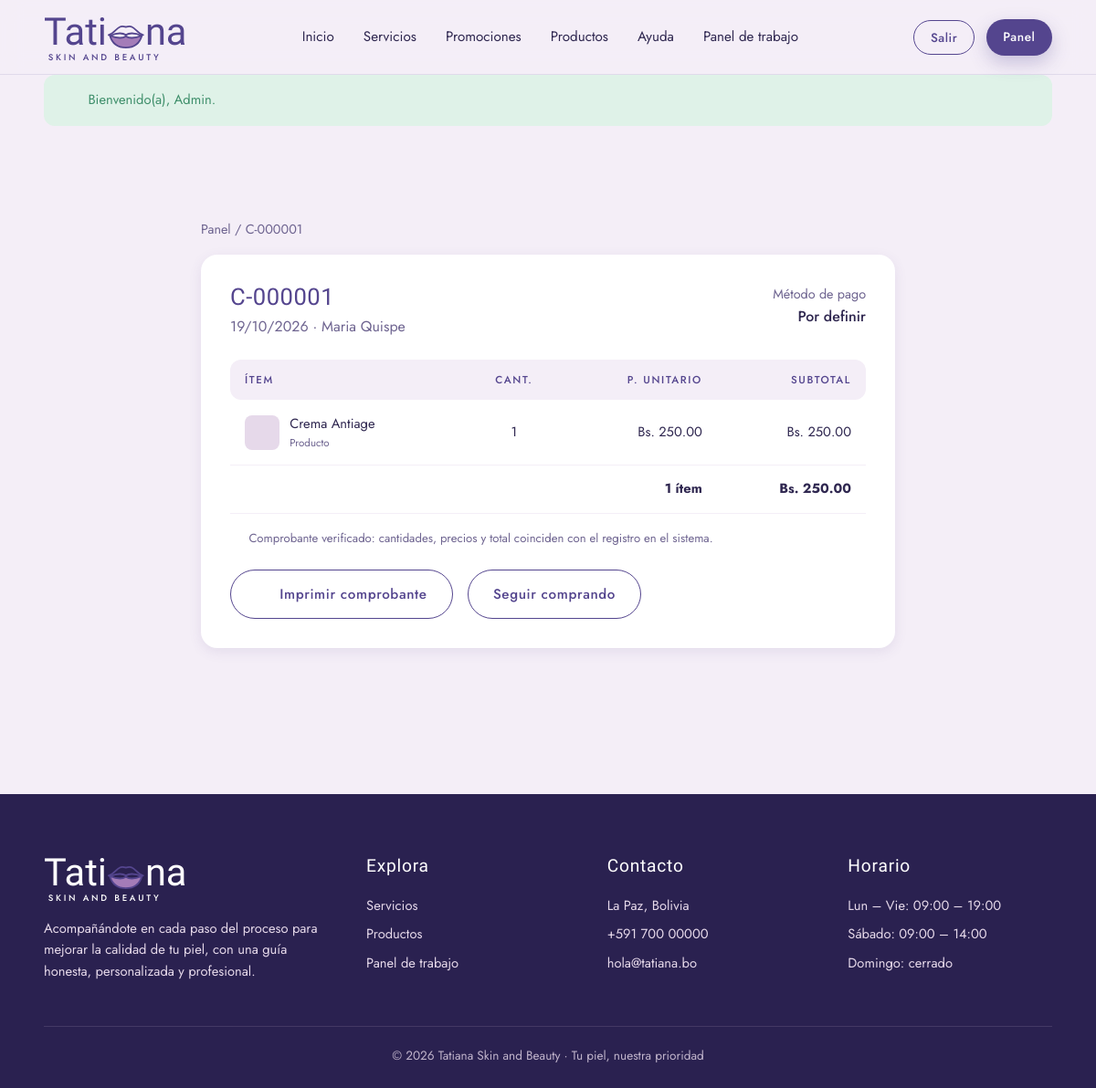
Page /index.php?v=detalle_compra&id=1 (signed in) on the committed database.
### tables this page shows
CREATE TABLE `compra` (
  `id_compra` int(11) NOT NULL,
  `fecha_compra` date DEFAULT NULL,
  `nro_compra` varchar(20) DEFAULT NULL,
  `total_pagar` decimal(10,2) DEFAULT NULL,
  `id_usuario` varchar(100) DEFAULT NULL,
  `id_metodoPago` varchar(10) DEFAULT NULL
);

CREATE TABLE `usuario` (
  `id_usuario` varchar(100) NOT NULL,
  `nombre` varchar(50) NOT NULL,
  `ap_paterno` varchar(50) DEFAULT NULL,
  `ap_materno` varchar(50) DEFAULT NULL,
  `telefono` varchar(20) DEFAULT NULL,
  `fecha_nacimiento` date DEFAULT NULL,
  `id_rol` varchar(10) DEFAULT NULL,
  `id_sucursal` varchar(10) DEFAULT NULL
);

CREATE TABLE `detalle_compra` (
  `id_detalle` int(11) NOT NULL,
  `cantidad` int(11) DEFAULT NULL,
  `precio_unitario` decimal(10,2) DEFAULT NULL,
  `subtotal` decimal(10,2) DEFAULT NULL,
  `id_compra` int(11) DEFAULT NULL,
  `id_producto` varchar(10) DEFAULT NULL,
  `id_servicio` varchar(10) DEFAULT NULL
);

### app/controllers/Controller.php (called while the page is built, shortened)
<?php
abstract class Controller
{
    protected function vista(string $archivo, array $datos = []): void
    {
        $datos += $this->avisos();
        extract($datos, EXTR_SKIP);
        require BASE_PATH . '/app/views/' . $archivo;
    }
    private function avisos(): array
    {
        $avisos = ['avisos_cliente' => 0, 'avisos_admin' => 0];
        $u = Auth::usuario();
        try {
            $avisos['avisos_cliente'] = Reserva::contarPendientesDeUsuario((string)$u['id']);
            if (Auth::esEmpleado()) {
                $sucursal = (string)($u['sucursal'] ?? '');
                $avisos['avisos_admin'] = $sucursal !== ''
                    ? Reserva::contarPendientesSucursal($sucursal)
                    : 0;
            } elseif (Auth::esAdmin()) {
                $avisos['avisos_admin'] = Reserva::contarPendientes();
            }
        } catch (\Throwable $e) {
        }
        return $avisos;
    }
    protected function entero(string $clave, int $def = 0): int
    {
        return (int)($_GET[$clave] ?? $_POST[$clave] ?? $def);
    }
}

### app/controllers/ClienteController.php (called while the page is built, shortened)
<?php
final class ClienteController extends Controller
{
    public function detalleCompra(): void
    {
        $compra = Compra::porId($this->entero('id'));
        $items = Compra::items((int)$compra['id_compra']);
        $this->vista('cliente/detalle_compra.php', compact('compra', 'items'));
    }
}

### app/core/Router.php (called while the page is built, shortened)
<?php
final class Router
{
    public function despachar(): void
    {
        $vista = (string)($_GET['v'] ?? 'home');
        [$clase, $metodo, $nivel] = $this->rutas[$vista];
        try {
            (new $clase())->$metodo();
        } catch (\Throwable $e) {
            error_log('[APP] ' . $e->getMessage() . ' @ ' . $e->getFile() . ':' . $e->getLine());
            (new ErroresController())->error($e);
        }
    }
}

### public/index.php (called while the page is built, shortened)
<?php
require dirname(__DIR__) . '/app/bootstrap.php';
$rutas = require BASE_PATH . '/config/routes.php';
(new App\Core\Router($rutas))->despachar();

### app/bootstrap.php (called while the page is built, shortened)
<?php
spl_autoload_register(function (string $clase): void {
    $mapa = [
        'App\\Core\\'        => '/app/core/',
        'App\\Models\\'      => '/app/models/',
        'App\\Controllers\\' => '/app/controllers/',
    ];
    foreach ($mapa as $prefijo => $carpeta) {
        if (strncmp($clase, $prefijo, strlen($prefijo)) === 0) {
            $ruta = BASE_PATH . $carpeta . str_replace('\\', '/', substr($clase, strlen($prefijo))) . '.php';
            return;
        }
    }
});
require_once BASE_PATH . '/app/views/layout/helpers.php';

### app/core/Flash.php (called while the page is built, shortened)
<?php
final class Flash
{
    public static function pull(): array
    {
        $ok = $_SESSION['flash_ok'] ?? [];
        $err = $_SESSION['flash_err'] ?? [];
        return ['ok' => $ok, 'err' => $err];
    }
}

### app/core/Auth.php (called while the page is built, shortened)
<?php
final class Auth
{
    public static function usuario(): ?array
    {
        return $_SESSION['usuario'];
    }
    public static function esAdmin(): bool
    {
        return (self::usuario()['id_rol'] ?? '') === 'ROL01';
    }
    public static function esEmpleado(): bool
    {
        return (self::usuario()['id_rol'] ?? '') === 'ROL02';
    }
}

### app/core/Database.php (called while the page is built, shortened)
<?php
final class Database
{
    private static ?PDO $pdo = null;
    public static function pdo(): PDO
    {
        if (self::$pdo instanceof PDO) {
            return self::$pdo;
        }
        $dsn = sprintf('mysql:host=%s;port=%s;dbname=%s;charset=utf8mb4', DB_HOST, DB_PORT, DB_NAME);
        try {
            self::$pdo = new PDO($dsn, DB_USER, DB_PASS, [
                PDO::ATTR_ERRMODE            => PDO::ERRMODE_EXCEPTION,
                PDO::ATTR_DEFAULT_FETCH_MODE => PDO::FETCH_ASSOC,
                PDO::ATTR_EMULATE_PREPARES   => false,
            ]);
        } catch (PDOException $e) {
            error_log('[BD] ' . $e->getMessage());
            throw new \RuntimeException('No fue posible conectar con la base de datos.', 0, $e);
        }
        return self::$pdo;
    }
}

### app/models/Model.php (called while the page is built, shortened)
<?php
abstract class Model
{
    private static function ejecutar(string $sql, array $params): PDOStatement
    {
        $st = Database::pdo()->prepare($sql);
        $st->execute($params);
        return $st;
    }
    protected static function all(string $sql, array $params = []): array
    {
        return self::ejecutar($sql, $params)->fetchAll();
    }
    protected static function one(string $sql, array $params = []): ?array
    {
        $fila = self::ejecutar($sql, $params)->fetch();
        return $fila === false ? null : $fila;
    }
}

### app/models/Compra.php (called while the page is built, shortened)
<?php
final class Compra extends Model
{
    public static function porId(int $id): ?array
    {
        return self::one(
            'SELECT c.*, m.nombre_metodoPago, u.nombre, u.ap_paterno, u.ap_materno
             FROM compra c
             LEFT JOIN metodo_pago m ON m.id_metodoPago = c.id_metodoPago
             LEFT JOIN usuario u ON u.id_usuario = c.id_usuario
             WHERE c.id_compra = ?',
            [$id]
        );
    }
    public static function items(int $idCompra): array
    {
        return self::all(
            'SELECT d.*, p.nombre_producto, p.imagen_url, p.id_categoria,
                    s.nombre AS nombre_servicio, s.duracion_minutos,
                    COALESCE(p.nombre_producto, s.nombre, "Ítem") AS nombre,
                    CASE WHEN d.id_servicio IS NOT NULL AND d.id_servicio <> "" THEN "servicio" ELSE "producto" END AS tipo
             FROM detalle_compra d
             LEFT JOIN producto p ON p.id_producto = d.id_producto
             LEFT JOIN servicio s ON s.id_servicio = d.id_servicio
             WHERE d.id_compra = ?
             ORDER BY d.id_detalle',
            [$idCompra]
        );
    }
}

### app/views/cliente/detalle_compra.php (the view, shortened to what this page needs)
<?php
$totalItems = array_sum(array_column($items, 'cantidad'));
$sumaSubtotales = 0.0;
$itemsConError = 0;
foreach ($items as $i) {
    $sub  = (float)($i['subtotal'] ?? 0);
    $sumaSubtotales += $sub;
}
$totalCompra = (float)($compra['total_pagar'] ?? 0);
$cuadra = $itemsConError === 0 && abs(round($sumaSubtotales, 2) - $totalCompra) < 0.01;
$esEmpleado = \App\Core\Auth::esEmpleado();
$esAdmin = \App\Core\Auth::esAdmin();
$volverRuta = $esEmpleado ? ruta('empleado_ventas') : ($esAdmin ? ruta('admin_dashboard') : ruta('mis_compras'));
$volverTexto = $esEmpleado ? 'Ventas y pagos' : ($esAdmin ? 'Panel' : 'Mis compras');
$seguirRuta = $esEmpleado ? ruta('empleado_ventas') : ruta('catalogo');
$seguirTexto = $esEmpleado ? 'Volver a ventas' : 'Seguir comprando';
require __DIR__ . '/../layout/header.php';
?>
<section class="section">
    <div class="container" style="max-width:760px">
        <p class="muted" style="font-size:.9rem;margin-bottom:1rem">
            <a href="<?= $volverRuta ?>"><?= e($volverTexto) ?></a> / <?= e($compra['nro_compra'] ?? '#' . $compra['id_compra']) ?>
        </p>
        <div class="card" style="padding:2rem">
            <div style="display:flex;justify-content:space-between;flex-wrap:wrap;gap:1rem;align-items:flex-start">
                <div>
                    <h1 style="font-size:1.6rem;margin:0"><?= e($compra['nro_compra'] ?? 'Compra #' . $compra['id_compra']) ?></h1>
                    <p class="muted" style="margin:.25rem 0 0"><?= e(date('d/m/Y', strtotime($compra['fecha_compra']))) ?> · <?= e($compra['nombre'] ?? '') ?> <?= e($compra['ap_paterno'] ?? '') ?></p>
                </div>
                <div style="text-align:right">
                    <p class="muted" style="margin:0;font-size:.9rem">Método de pago</p>
                    <p style="margin:0;font-weight:500"><?= e($compra['nombre_metodoPago'] ?? 'Por definir') ?></p>
                </div>
            </div>
            <?php if (empty($items)): ?>
                <?= vacio('Esta compra no tiene ítems registrados.', 'box') ?>
            <?php else: ?>
                <table class="table" style="margin-top:1.5rem">
                    <thead><tr><th>Ítem</th><th style="text-align:center">Cant.</th><th style="text-align:right">P. unitario</th><th style="text-align:right">Subtotal</th></tr></thead>
                    <tbody>
                    <?php foreach ($items as $i): ?>
                        <?php
                        $nombreItem = (string)($i['nombre'] ?? $i['nombre_producto'] ?? $i['nombre_servicio'] ?? 'Ítem');
                        $esServicio = ($i['tipo'] ?? 'producto') === 'servicio';
                        ?>
                        <?php
                        $imgItem = !$esServicio ? trim((string)($i['imagen_url'] ?? '')) : '';
                        $tieneImg = $imgItem !== '' && (preg_match('#^https?://#i', $imgItem) || is_file(BASE_PATH . '/public/' . $imgItem));
                        ?>
                        <tr>
                            <td>
                                <div style="display:flex;align-items:center;gap:.7rem">
                                    <?php if ($tieneImg): ?>
                                        <img src="<?= e(url_archivo($imgItem)) ?>" alt="<?= e($nombreItem) ?>" style="width:38px;height:38px;object-fit:cover;border-radius:8px;flex:none">
                                    <?php else: ?>
                                        <span style="width:38px;height:38px;border-radius:8px;background:var(--lila-claro);display:flex;align-items:center;justify-content:center;color:var(--morado);flex:none"><?= icon($esServicio ? 'sparkle' : 'box', 18) ?></span>
                                    <?php endif; ?>
                                    <span>
                                        <?= e($nombreItem) ?>
                                        <small class="muted" style="display:block;font-size:.72rem"><?= $esServicio ? 'Servicio' : 'Producto' ?></small>
                                    </span>
                                </div>
                            </td>
                            <td style="text-align:center"><?= (int)$i['cantidad'] ?></td>
                            <td style="text-align:right"><?= bs($i['precio_unitario']) ?></td>
                            <td style="text-align:right"><?= bs($i['subtotal']) ?></td>
                        </tr>
                    <?php endforeach; ?>
                    </tbody>
                    <tfoot>
                        <tr>
                            <td colspan="3" style="text-align:right"><b><?= $totalItems ?> ítem<?= $totalItems > 1 ? 's' : '' ?></b></td>
                            <td style="text-align:right"><b><?= bs($compra['total_pagar']) ?></b></td>
                        </tr>
                    </tfoot>
                </table>
            <?php endif; ?>
            <?php if (!$cuadra): ?>
                <div class="alert warn" style="margin-top:1.2rem">
                    <?= icon('shield', 18) ?>
                    <span>Este comprobante presenta diferencias entre sus ítems y el total registrado. Pide al personal verificarlo antes de usarlo como referencia.</span>
                </div>
            <?php elseif (!empty($items)): ?>
                <p class="muted" style="font-size:.82rem;margin-top:1rem;display:flex;align-items:center;gap:.4rem">
                    <?= icon('check', 14) ?> Comprobante verificado: cantidades, precios y total coinciden con el registro en el sistema.
                </p>
            <?php endif; ?>
            <div style="display:flex;gap:1rem;margin-top:1.5rem;flex-wrap:wrap">
                <button class="btn btn-outline" onclick="window.print()"><?= icon('print', 18) ?> Imprimir comprobante</button>
                <a href="<?= $seguirRuta ?>" class="btn btn-outline"><?= e($seguirTexto) ?></a>
            </div>
        </div>
    </div>
</section>
<?php require __DIR__ . '/../layout/footer.php'; ?>

### app/views/layout/helpers.php (shortened to what this page needs)
<?php
function e($texto): string
{
    return htmlspecialchars((string)$texto, ENT_QUOTES, 'UTF-8');
}
function ruta(string $vista, array $params = []): string
{
    $url = BASE_URL . '/index.php?v=' . urlencode($vista);
    return $url;
}
function flashes(): string
{
    $flash = \App\Core\Flash::pull();
    $ok = $flash['ok'] ?? [];
    $html = '';
    foreach ($ok as $m) {
        $html .= '<div class="alert ok">' . icon('check', 18) . '<span>' . e($m) . '</span></div>';
    }
    return $html;
}
function bs($monto): string
{
    return 'Bs. ' . number_format((float)$monto, 2);
}
function lips(string $clase = ''): string
{
    return '<svg class="' . $clase . '" viewBox="0 0 120 80" fill="none" xmlns="http://www.w3.org/2000/svg" aria-hidden="true">
      <path d="M8 38c14-3 22-18 34-24 8-4 12 0 18 0s10-4 18 0c12 6 20 21 34 24" stroke="#54458e" stroke-width="5" stroke-linecap="round" stroke-linejoin="round"/>
      <path d="M12 40c20 8 36 10 48 2 12 8 28 6 48-2-6 22-22 36-48 36S18 62 12 40Z" fill="#a47cb8" stroke="#54458e" stroke-width="5" stroke-linejoin="round"/>
      <path d="M12 40c20-8 36-10 48-2 12-8 28-6 48 2" stroke="#54458e" stroke-width="5" stroke-linecap="round"/>
    </svg>';
}
function logo(bool $claro = false): string
{
    $c = $claro ? 'light' : '';
    return '<a href="' . ruta('home') . '" class="logo ' . $c . '">
        <span class="logo-word">Tati' . lips() . 'na</span>
        <span class="logo-sub">SKIN AND BEAUTY</span>
    </a>';
}
function icon(string $n, int $s = 22): string
{
    $d = $p[$n] ?? $p['sparkle'];
    return '<svg width="' . $s . '" height="' . $s . '" viewBox="0 0 24 24" fill="none" stroke="currentColor" stroke-width="1.6" stroke-linecap="round" stroke-linejoin="round" aria-hidden="true">' . $d . '</svg>';
}

### rows in the picture
compra: nro_compra "C-000001", fecha_compra "19/10/2026", id_usuario.nombre "Maria", id_usuario.ap_paterno "Quispe", total_pagar "Bs. 250.00"
detalle_compra: nombreItem "Crema Antiage", cantidad "1", precio_unitario "Bs. 250.00", subtotal "Bs. 250.00"

### other values in the picture
$m "Bienvenido(a), Admin."
$volverTexto "Panel"
$compra['nombre_metodoPago'] "Por definir"
$totalItems "1"
$seguirTexto "Seguir comprando"
